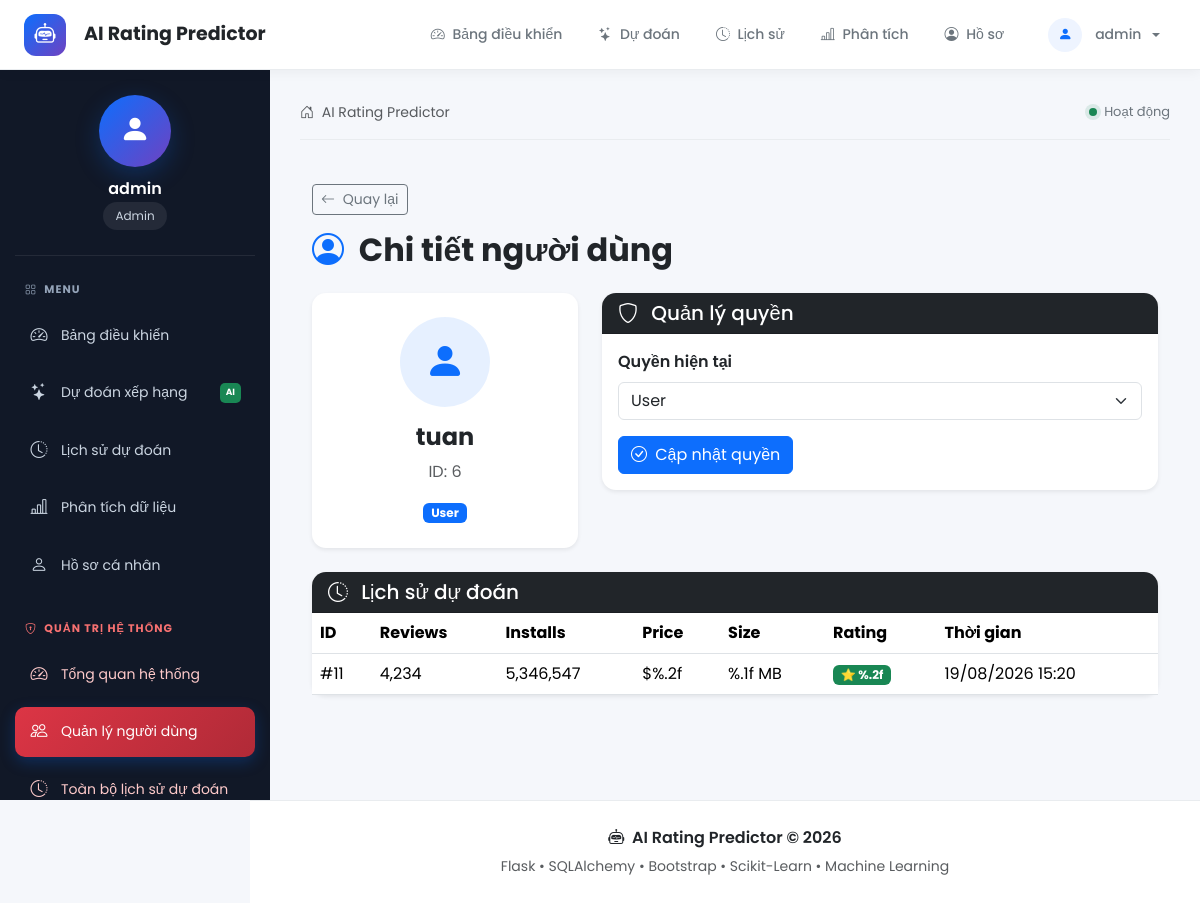
Screenshot of /admin/users/6 (signed in) with the database file from the repository.
### models/user.py (models this page shows, shortened)
class User(db.Model):
    __tablename__ = "users"
    id = db.Column(
        db.Integer,
        primary_key=True
    )
    username = db.Column(
        db.String(100),
        unique=True,
        nullable=False
    )
    password_hash = db.Column(
        db.String(255),
        nullable=False
    )
    role = db.Column(
        db.String(30),
        nullable=False,
        default="User"
    )
    created_at = db.Column(
        db.DateTime,
        default=datetime.utcnow
    )
    predictions = db.relationship(
        "Prediction",
        back_populates="user",
        cascade="all, delete-orphan"
    )

### models/prediction.py (models this page shows, shortened)
class Prediction(db.Model):
    __tablename__ = "predictions"
    id = db.Column(
        db.Integer,
        primary_key=True
    )
    user_id = db.Column(
        db.Integer,
        db.ForeignKey("users.id"),
        nullable=False
    )
    reviews = db.Column(
        db.Float,
        nullable=False
    )
    installs = db.Column(
        db.Float,
        nullable=False
    )
    price = db.Column(
        db.Float,
        nullable=False
    )
    size = db.Column(
        db.Float,
        nullable=False
    )
    rating = db.Column(
        db.Float,
        nullable=False
    )
    actual_rating = db.Column(
        db.Float,
        nullable=True
    )
    created_at = db.Column(
        db.DateTime,
        default=datetime.utcnow
    )
    user = db.relationship(
        "User",
        back_populates="predictions"
    )

### routes/admin.py (the view, shortened to what this page needs)
@admin_bp.route("/users/<int:user_id>")
def user_detail(user_id):
    user = User.query.get_or_404(
        user_id
    )
    predictions = (
        Prediction.query
        .filter_by(user_id=user.id)
        .order_by(
            Prediction.created_at.desc()
        )
        .all()
    )
    return render_template(
        "admin/user_detail.html",
        user=user,
        predictions=predictions
    )

### routes/admin.py (called while the page is built)
def admin_required():
    if "user_id" not in session:
        return False
    if session.get("role") != "Admin":
        return False
    return True

### templates/admin/user_detail.html (shortened to what this page needs)
{% extends "layout.html" %}
{% block content %}
<div class="container-fluid py-4">
    <div class="mb-4">
        <a
            href="{{ url_for('admin.users') }}"
            class="btn btn-outline-secondary btn-sm mb-3"
        >
            <i class="bi bi-arrow-left me-1"></i>
            Quay lại
        </a>
        <h2 class="fw-bold">
            <i class="bi bi-person-circle text-primary me-2"></i>
            Chi tiết người dùng
        </h2>
    </div>
    <div class="row g-4 mb-4">
        <div class="col-lg-4">
            <div class="card border-0 shadow-sm">
                <div class="card-body text-center py-4">
                    <div
                        class="rounded-circle
                               bg-primary
                               bg-opacity-10
                               text-primary
                               mx-auto
                               d-flex
                               align-items-center
                               justify-content-center"
                        style="
                            width:90px;
                            height:90px;
                        "
                    >
                        <i class="bi bi-person-fill fs-1"></i>
                    </div>
                    <h4 class="fw-bold mt-3">
                        {{ user.username }}
                    </h4>
                    <p class="text-muted">
                        ID: {{ user.id }}
                    </p>
                    {% if user.role == "Admin" %}
                        <span class="badge bg-danger">
                            Admin
                        </span>
                    {% elif user.role == "Developer" %}
                        <span class="badge bg-dark">
                            Developer
                        </span>
                    {% else %}
                        <span class="badge bg-primary">
                            User
                        </span>
                    {% endif %}
                </div>
            </div>
        </div>
        <div class="col-lg-8">
            <div class="card border-0 shadow-sm">
                <div class="card-header bg-dark text-white">
                    <h5 class="mb-0">
                        <i class="bi bi-shield me-2"></i>
                        Quản lý quyền
                    </h5>
                </div>
                <div class="card-body">
                    <form
                        method="POST"
                        action="{{ url_for(
                            'admin.change_role',
                            user_id=user.id
                        ) }}"
                    >
                        <label class="form-label fw-semibold">
                            Quyền hiện tại
                        </label>
                        <select
                            name="role"
                            class="form-select mb-3"
                        >
                            <option
                                value="User"
                                {% if user.role == "User" %}
                                    selected
                                {% endif %}
                            >
                                User
                            </option>
                        </select>
                        {% if user.id == session.get("user_id") %}
                            <div class="alert alert-warning">
                                Bạn đang đăng nhập bằng tài khoản này.
                                Không thể thay đổi quyền của chính mình.
                            </div>
                        {% else %}
                            <button
                                type="submit"
                                class="btn btn-primary"
                            >
                                <i class="bi bi-check-circle me-1"></i>
                                Cập nhật quyền
                            </button>
                        {% endif %}
                    </form>
                </div>
            </div>
        </div>
    </div>
    <div class="card border-0 shadow-sm">
        <div class="card-header bg-dark text-white">
            <h5 class="mb-0">
                <i class="bi bi-clock-history me-2"></i>
                Lịch sử dự đoán
            </h5>
        </div>
        <div class="table-responsive">
            <table class="table table-hover align-middle mb-0">
                <thead>
                    <tr>
                        <th>ID</th>
                        <th>Reviews</th>
                        <th>Installs</th>
                        <th>Price</th>
                        <th>Size</th>
                        <th>Rating</th>
                        <th>Thời gian</th>
                    </tr>
                </thead>
                <tbody>
                {% for item in predictions %}
                    <tr>
                        <td>
                            #{{ item.id }}
                        </td>
                        <td>
                            {{ "{:,.0f}".format(
                                item.reviews
                            ) }}
                        </td>
                        <td>
                            {{ "{:,.0f}".format(
                                item.installs
                            ) }}
                        </td>
                        <td>
                            ${{ "%.2f".format(
                                item.price
                            ) }}
                        </td>
                        <td>
                            {{ "%.1f".format(
                                item.size
                            ) }} MB
                        </td>
                        <td>
                            <span class="badge bg-success">
                                ⭐ {{ "%.2f".format(
                                    item.rating
                                ) }}
                            </span>
                        </td>
                        <td>
                            {% if item.created_at %}
                                {{ item.created_at.strftime(
                                    "%d/%m/%Y %H:%M"
                                ) }}
                            {% else %}
                                --
                            {% endif %}
                        </td>
                    </tr>
                {% endfor %}
                </tbody>
            </table>
        </div>
    </div>
</div>
{% endblock %}

### static/css/style.css (style rules this page uses)
* { box-sizing: border-box; }
body { margin: 0; font-family: "Poppins", sans-serif; background: #f5f7fb; color: #212529; }
.card { border: none; border-radius: 14px; box-shadow: 0 5px 20px rgba(0, 0, 0, 0.05); }
.card-header { border-radius: 14px 14px 0 0 !important; }
body { font-family: "Poppins", sans-serif; background: #f5f7fb; color: #212529; }
.card { border-radius: 14px; border: none; box-shadow: 0 5px 20px rgba(0,0,0,0.04); }

### rows the page displays
User: username "tuan", id "6", role "User"
Prediction: id "11", reviews "4,234", installs "5,346,547", price "%.2f", size "%.1f", rating "%.2f", created_at "19/08/2026 15:20"

### other values shown
{{ session.get("user", "Guest") }} "admin"
{{ session.get("role", "User") }} "Admin"
